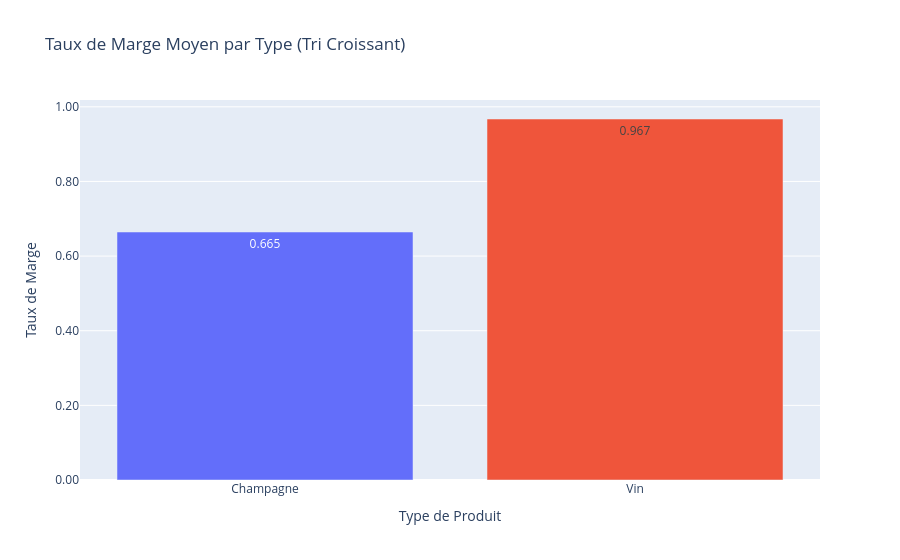

The cell this chart's notebook holds for it:
### Code cell
import pandas as pd
import plotly.express as px

# --- ÉTAPE 1 : RÉCUPERATION DE LA COLONNE PERDUE ---

# 1. On recharge juste le fichier Web pour récupérer les types
df_web_temp = pd.read_csv('web.csv', sep=';', decimal=',', encoding='latin-1')
df_web_temp = df_web_temp[df_web_temp['post_type'] == 'product']
df_web_temp = df_web_temp.rename(columns={'sku': 'id_web'})
df_web_temp['id_web'] = df_web_temp['id_web'].astype(str)

# 2. On crée un petit tableau de correspondance : ID -> Type
df_types = df_web_temp[['id_web', 'product_type']].copy()

# 3. On prend votre tableau principal (df_final_clean)
# Assurez-vous que la clé est bien du texte aussi
df_final_clean['id_web'] = df_final_clean['id_web'].astype(str)

# Si la colonne 'product_type' existe déjà mais est cassée, on la supprime pour éviter les doublons
if 'product_type' in df_final_clean.columns:
    df_final_clean = df_final_clean.drop(columns=['product_type'])

# 4. FUSION : On réintègre la colonne 'product_type'
df_final_clean = pd.merge(df_final_clean, df_types, on='id_web', how='left')


# --- ÉTAPE 2 : PRÉPARATION DES DONNÉES ET CALCUL ---

# Conversions numériques de sécurité
df_final_clean['price'] = pd.to_numeric(df_final_clean['price'], errors='coerce')
df_final_clean['purchase_price'] = pd.to_numeric(df_final_clean['purchase_price'], errors='coerce')

# On filtre les prix d'achat > 0
df_analyse = df_final_clean[df_final_clean['purchase_price'] > 0].copy()

# Calcul du Taux de Marge
df_analyse['taux_marge'] = (df_analyse['price'] - df_analyse['purchase_price']) / df_analyse['purchase_price']


# --- ÉTAPE 3 : GRAPHIQUE ---

# Agrégation (Maintenant ça va marcher car 'product_type' est bien là)
df_graph = df_analyse.groupby('product_type')['taux_marge'].mean().reset_index()

# Tri croissant
df_graph = df_graph.sort_values(by='taux_marge', ascending=True)

# Affichage
fig_type_sorted = px.bar(
    df_graph,
    x='product_type',
    y='taux_marge',
    title='Taux de Marge Moyen par Type (Tri Croissant)',
    labels={'product_type': 'Type de Produit', 'taux_marge': 'Taux de Marge'},
    color='product_type',
    text_auto='.3f'
)

fig_type_sorted.update_layout(showlegend=False, yaxis_tickformat='.2f')
fig_type_sorted.show()

### Figure 1 — Plotly figure (JSON) as saved in the notebook; plotly's stock layout.template omitted (floating-point values rounded to 4 significant figures)
{"data": [{"hovertemplate": "Type de Produit=%{x}<br>Taux de Marge=%{y}<extra></extra>", "legendgroup": "Champagne", "marker": {"color": "#636efa", "pattern": {"shape": ""}}, "name": "Champagne", "orientation": "v", "showlegend": true, "textposition": "auto", "texttemplate": "%{y:.3f}", "type": "bar", "x": ["Champagne"], "xaxis": "x", "y": [0.6645], "yaxis": "y"}, {"hovertemplate": "Type de Produit=%{x}<br>Taux de Marge=%{y}<extra></extra>", "legendgroup": "Vin", "marker": {"color": "#EF553B", "pattern": {"shape": ""}}, "name": "Vin", "orientation": "v", "showlegend": true, "textposition": "auto", "texttemplate": "%{y:.3f}", "type": "bar", "x": ["Vin"], "xaxis": "x", "y": [0.9673], "yaxis": "y"}], "layout": {"barmode": "relative", "legend": {"title": {"text": "Type de Produit"}, "tracegroupgap": 0}, "showlegend": false, "title": {"text": "Taux de Marge Moyen par Type (Tri Croissant)"}, "xaxis": {"anchor": "y", "categoryarray": ["Champagne", "Vin"], "categoryorder": "array", "domain": [0, 1], "title": {"text": "Type de Produit"}}, "yaxis": {"anchor": "x", "domain": [0, 1], "tickformat": ".2f", "title": {"text": "Taux de Marge"}}}}
